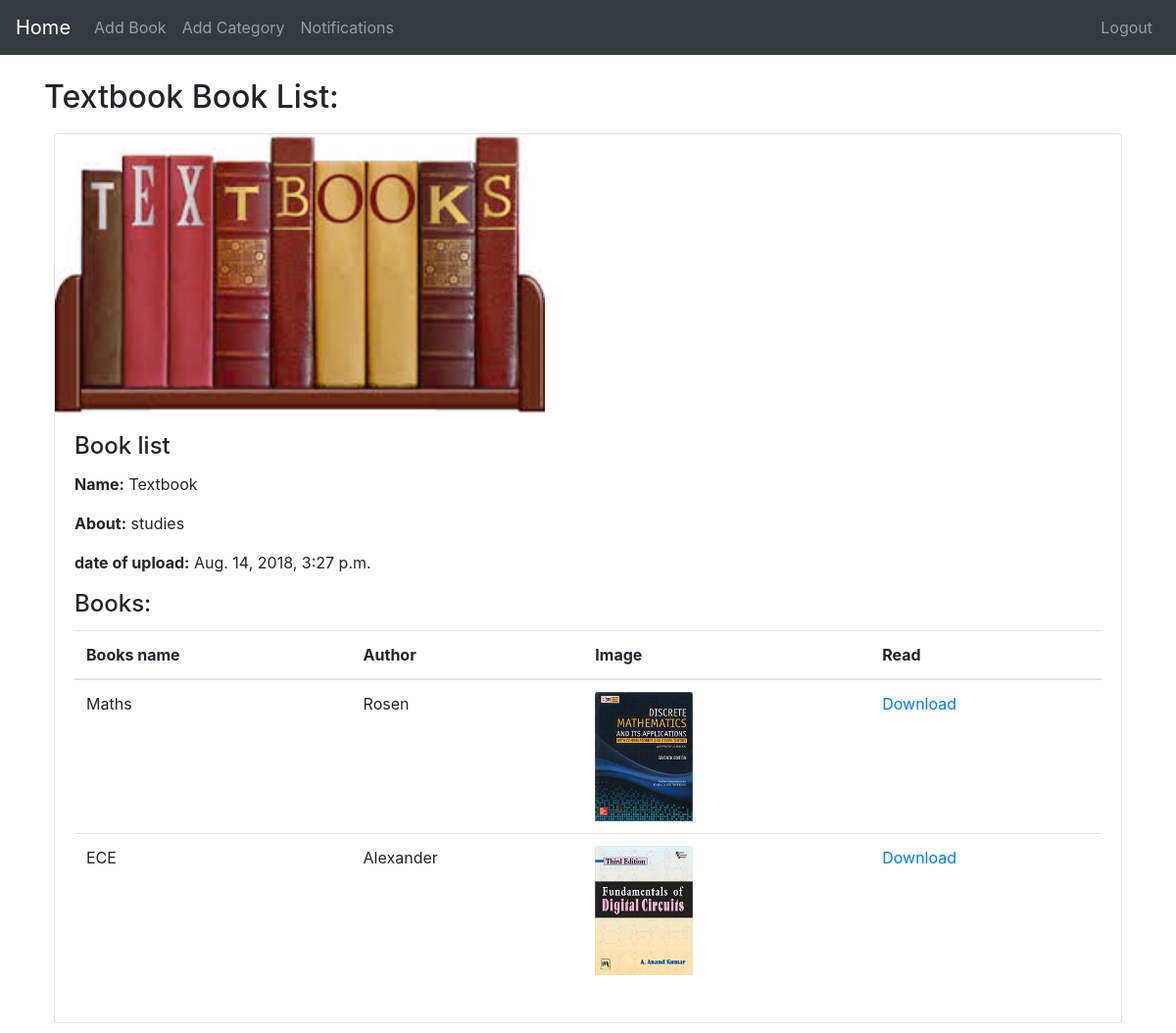
/libadmin/6/ (signed in), run on an earlier commit of the app's database.
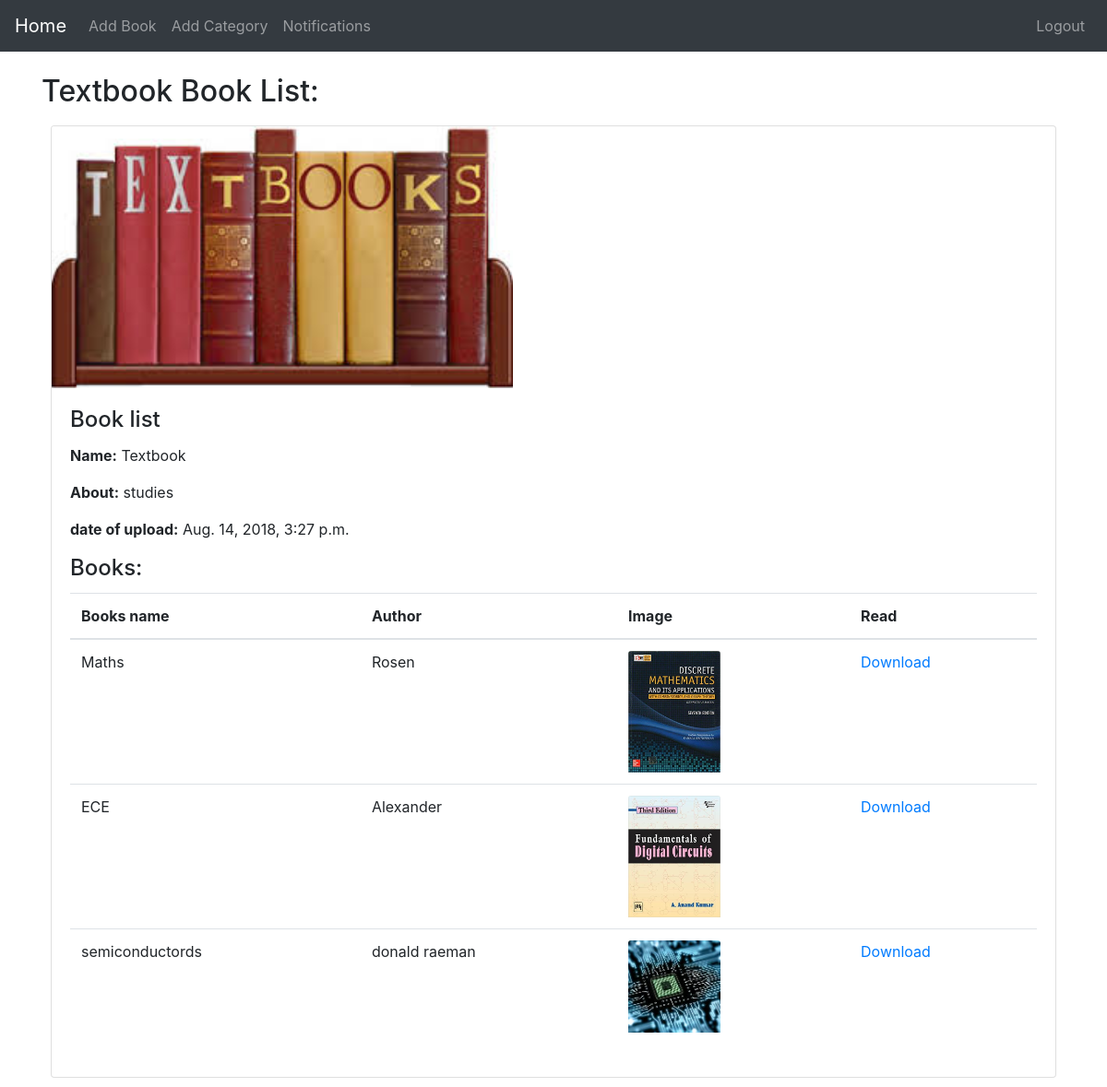
And on a later commit of the database.
### libadmin/models.py (models this page shows, shortened)
class books(models.Model):
	book_category= models.ForeignKey( category, on_delete=models.CASCADE )
	Title=models.CharField(max_length=200)
	Author=models.CharField(max_length=200)
	image=models.FileField(upload_to='pictures/')
	book=models.FileField(upload_to='files/')
	date=models.DateField()
	upload_date=models.DateTimeField(default=timezone.now())
	status=models.BooleanField(default=False)

### libadmin/views.py (the view)
# urls.py: url(r'^(?P<pk>[0-9]+)/$', views.booklist, name="booklist"),
def booklist(request,pk):
	if request.user.is_authenticated:
		book=models.category.objects.get(pk=pk)
		return render(request, 'libadmin/details.html',{'categories':book})
	else:
		return HttpResponse("you need to login to access books")

### libadmin/templates/libadmin/details.html
{% extends 'libadmin/nav.html' %}
{% block content %}
<div class="container">
  <br>
<h2>{{categories.name}} Book List:</h2>
<div class="row">
<div class="col-md-12">
<div class="card" style="margin:10px;">
    <img class="card-img-top" src="{{ categories.img.url }}" alt="{{categories.name}} image" style="width:500px;">
    <div class="card-body">
      <h4 class="card-title">Book list</h4>
      <p class="card-text"><b>Name:</b> {{ categories.name }}</p>
      <p class="card-text"><b>About:</b> {{ categories.about }}</p>
      <p class="card-text"><b>date of upload:</b> {{ categories.upload_date }}</p>
        <h4 class="card-title">Books:</h4>
          <table class="table table-hover">
            <thead>
              <tr>
                <th>Books name</th>
                <th>Author</th>
                <th>Image</th>
                <th>Read</th>
              </tr>
            </thead>
            <tbody>
            {% for book in categories.books_set.all %}
            {% if book.status%}
            <tr>
              <td> {{book.Title}} </td>
              <td> {{book.Author}} </td>
              <td> <img class="card-img-top" src="{{book.image.url}}" alt="{{book.Title}} image" style="width:100px;"> </td>
              <td><a href="{{book.book.url}}" download>
                    Download
                  </a>
                 </td>
           </tr>
           {% endif %}
            {% endfor %}
          </tbody>
        </table>
    </div>
  </div>
  </div>
</div>
</div>
{% endblock %}

What changed in the data, as far as the page shows it:
added books: Title "semiconductords", Author "donald raeman", image (picture)
